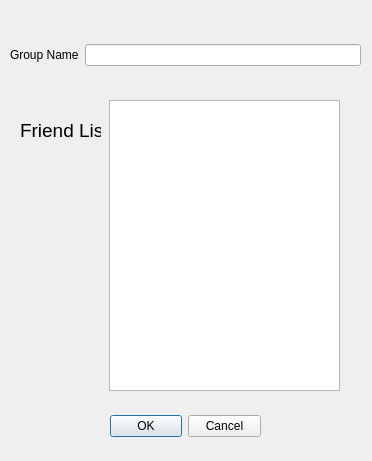
<?xml version="1.0" encoding="UTF-8"?>
<ui version="4.0">
 <class>CreateGroupDialog</class>
 <widget class="QDialog" name="CreateGroupDialog">
  <property name="geometry">
   <rect>
    <x>0</x>
    <y>0</y>
    <width>372</width>
    <height>461</height>
   </rect>
  </property>
  <property name="windowTitle">
   <string>Dialog</string>
  </property>
  <widget class="QDialogButtonBox" name="buttonBox">
   <property name="geometry">
    <rect>
     <x>110</x>
     <y>410</y>
     <width>151</width>
     <height>32</height>
    </rect>
   </property>
   <property name="orientation">
    <enum>Qt::Orientation::Horizontal</enum>
   </property>
   <property name="standardButtons">
    <set>QDialogButtonBox::StandardButton::Cancel|QDialogButtonBox::StandardButton::Ok</set>
   </property>
  </widget>
  <widget class="QWidget" name="horizontalLayoutWidget">
   <property name="geometry">
    <rect>
     <x>10</x>
     <y>20</y>
     <width>351</width>
     <height>71</height>
    </rect>
   </property>
   <layout class="QHBoxLayout" name="horizontalLayout">
    <item>
     <widget class="QLabel" name="label">
      <property name="text">
       <string>&lt;html&gt;&lt;head/&gt;&lt;body&gt;&lt;p&gt;Group Name&lt;/p&gt;&lt;/body&gt;&lt;/html&gt;</string>
      </property>
     </widget>
    </item>
    <item>
     <widget class="QLineEdit" name="groupNameLineEdit"/>
    </item>
   </layout>
  </widget>
  <widget class="QWidget" name="verticalLayoutWidget">
   <property name="geometry">
    <rect>
     <x>20</x>
     <y>110</y>
     <width>81</width>
     <height>41</height>
    </rect>
   </property>
   <layout class="QVBoxLayout" name="verticalLayout">
    <item>
     <widget class="QLabel" name="label_2">
      <property name="text">
       <string>&lt;html&gt;&lt;head/&gt;&lt;body&gt;&lt;p&gt;&lt;span style=&quot; font-size:14pt;&quot;&gt;Friend List&lt;/span&gt;&lt;/p&gt;&lt;/body&gt;&lt;/html&gt;</string>
      </property>
     </widget>
    </item>
   </layout>
  </widget>
  <widget class="QWidget" name="verticalLayoutWidget_2">
   <property name="geometry">
    <rect>
     <x>109</x>
     <y>100</y>
     <width>231</width>
     <height>291</height>
    </rect>
   </property>
   <layout class="QVBoxLayout" name="verticalLayout_2">
    <item>
     <widget class="QListWidget" name="friendsListWidget">
      <property name="selectionMode">
       <enum>QAbstractItemView::SelectionMode::MultiSelection</enum>
      </property>
     </widget>
    </item>
   </layout>
  </widget>
 </widget>
 <resources/>
 <connections>
  <connection>
   <sender>buttonBox</sender>
   <signal>accepted()</signal>
   <receiver>CreateGroupDialog</receiver>
   <slot>accept()</slot>
   <hints>
    <hint type="sourcelabel">
     <x>248</x>
     <y>254</y>
    </hint>
    <hint type="destinationlabel">
     <x>157</x>
     <y>274</y>
    </hint>
   </hints>
  </connection>
  <connection>
   <sender>buttonBox</sender>
   <signal>rejected()</signal>
   <receiver>CreateGroupDialog</receiver>
   <slot>reject()</slot>
   <hints>
    <hint type="sourcelabel">
     <x>316</x>
     <y>260</y>
    </hint>
    <hint type="destinationlabel">
     <x>286</x>
     <y>274</y>
    </hint>
   </hints>
  </connection>
 </connections>
</ui>
